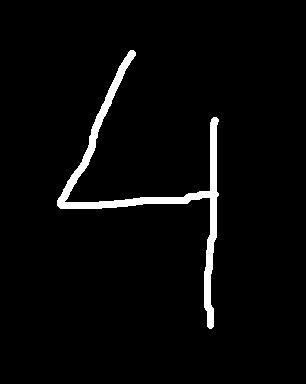
#> input picture classes/data_7/4.png, 306 x 384 px, given in place of img_example.jpg, which was not available
$ jupyter execute 3_Lecture_Filters.ipynb   (shell and % lines are left out)   (older library calls are emulated)   (text cells are left out)
#> lines starting #> are read from the running program, lines starting #| are printed output that depends on the picture; after the words box and inside, x2 and y2 are one past the last pixel; in counts of white or black regions, pixels touching at a corner belong together; pictures that were not available may be replaced by others from this repository, and a replacement may not be noted
[cell 1]
from google.colab import files
uploaded = files.upload()
#> the answer given: 4.png

[cell 2]
import cv2
import numpy as np
from matplotlib import pyplot as plt

img = cv2.imread('img_example.jpg')
#> img is the input picture: shape (384, 306, 3); 3.3% white; 1 white region, box (x1, y1, x2, y2) and area: (57, 50, 219, 329) 3895

if img is None:
  print('Could not read image')

# define the kernel
b_kernel = np.ones((5,5), np.float32)/25

# converting from BGR to RGB for displaying in plt.
cv2.cvtColor(img, cv2.COLOR_BGR2RGB, img);

# apply the convolution
dst = cv2.filter2D(src=img, ddepth=-1, kernel=b_kernel)
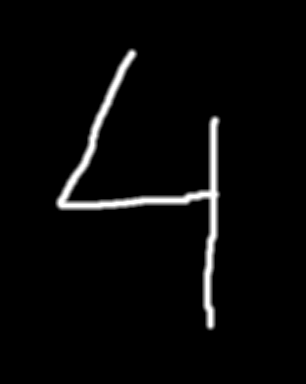
#> dst: shape (384, 306, 3); min 0, max 255, mean 8.5

# displaying original image and final
plt.figure(figsize=(18,19))
plt.subplot(121)
plt.imshow(img)
plt.title('Original')

plt.subplot(122)
plt.imshow(dst)
plt.title('Averaging 5x5')
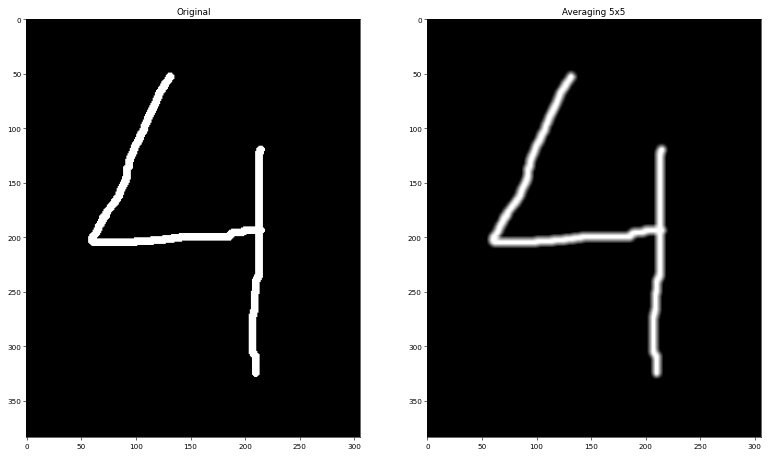
#> figure drawn by matplotlib, 2 panels

[cell 3]
import cv2
import matplotlib.pyplot as plt
import numpy as np

#load image
img = cv2.imread('img_example.jpg')

# converting from BGR to RGB for displaying in plt.
cv2.cvtColor(img, cv2.COLOR_BGR2RGB, img);

#define kernel
kernel_3x3 = np.ones((3,3), np.float32) / 9.0
#b_kernel = np.array([[0, 0, 0],
#                   [0, 1, 0],
#                   [0, 0, 0]])

#kernel_5x5 = np.ones((5,5), np.float32) / 25.0
print(kernel_3x3)

# apply kernel
dst = cv2.filter2D(src=img, ddepth=-1, kernel=kernel_3x3)

# displaying original image and final
plt.figure(figsize=(18,19))
plt.subplot(121)
plt.imshow(img)
plt.title('Original')

plt.subplot(122)
plt.imshow(dst)
plt.title('Blurring 3x3')

[cell 4]
import cv2
import numpy as np
from matplotlib import pyplot as plt

#Load image
img = cv2.imread('img_example.jpg')

# converting from BGR to RGB for displaying in plt.
cv2.cvtColor(img, cv2.COLOR_BGR2RGB, img);

#Blurring
blur = cv2.blur(img,(7,7))

# displaying original image and final
plt.figure(figsize=(18,19))
plt.subplot(121)
plt.imshow(img)
plt.title('Original')

plt.subplot(122)
plt.imshow(blur)
plt.title('Blurring 7x7')

[cell 5]
import cv2
import numpy as np
from matplotlib import pyplot as plt

#Load image
img = cv2.imread('img_example.jpg')

# converting from BGR to RGB for displaying in plt.
cv2.cvtColor(img, cv2.COLOR_BGR2RGB, img);

#Gaussian blur
blur = cv2.GaussianBlur(src=img,ksize=(5,5),sigmaX=0)
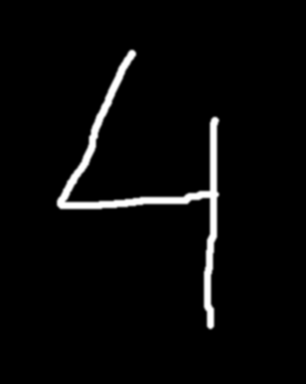
#> blur: shape (384, 306, 3); min 0, max 255, mean 8.5

plt.figure(figsize=(18,19))
plt.subplot(121)
plt.imshow(img)
plt.title('Original')

plt.subplot(122)
plt.imshow(blur)
plt.title('Gaussian blur 5x5')

[cell 6]
import cv2
import numpy as np
import os
from matplotlib import pyplot as plt

def noisy_sp(image):
      row,col,ch = image.shape
#> row = 384; col = 306; ch = 3
      s_vs_p = 0.5
      amount = 0.15
      out = np.copy(image)
      # Salt mode
      num_salt = np.ceil(amount * image.size * s_vs_p)
#> num_salt = 26439
      coords = [np.random.randint(0, i - 1, int(num_salt))
              for i in image.shape]
      out[coords] = 1
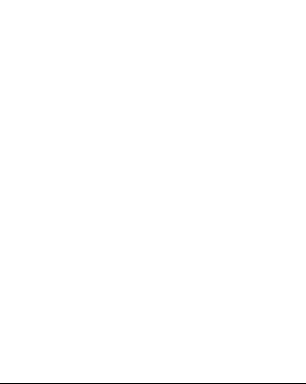
#> out: shape (384, 306, 3); values 0 (black) and 1 (white), 99.7% white; black in thin lines or dots, all inside (x1, y1, x2, y2) = (0, 383, 306, 384)

      # Pepper mode
      num_pepper = np.ceil(amount* image.size * (1. - s_vs_p))
#> num_pepper = 26439
      coords = [np.random.randint(0, i - 1, int(num_pepper))
              for i in image.shape]
      out[coords] = 0
#> out: shape (384, 306, 3); every value is 0
      return out

#Load image
img = cv2.imread('img_example.jpg')

# converting from BGR to RGB for displaying in plt.
cv2.cvtColor(img, cv2.COLOR_BGR2RGB, img);

# Add S%P noise
img_noisy = noisy_sp(img)

#Median blur
median = cv2.medianBlur(src=img_noisy, ksize=5)

# Plotting
plt.figure(figsize=(18,19))
plt.subplot(121)
plt.imshow(img_noisy)
plt.title('Original')

plt.subplot(122)
plt.imshow(median)
plt.title('Median blur')

[cell 7]
import cv2
import numpy as np
import os
from matplotlib import pyplot as plt

def noisy_gauss(image, mean=0, var=0.001):
    image = np.array(image/255, dtype=float)
    noise = np.random.normal(mean, var ** 0.5, image.shape)
    out = image + noise
    if out.min() < 0:
        low_clip = -1.
    else:
        low_clip = 0.
    out = np.clip(out, low_clip, 1.0)
    out = np.uint8(out*255)
    return out


#Load image
img = cv2.imread('img_example.jpg')

# converting from BGR to RGB for displaying in plt.
cv2.cvtColor(img, cv2.COLOR_BGR2RGB, img);

# Add S&P noise
img_noisy = noisy_sp(img)

#Bilateral filtering
bf = cv2.bilateralFilter(src=img_noisy,d=11,sigmaColor=175,sigmaSpace=175)

# Plotting
plt.figure(figsize=(18,19))
plt.subplot(121)
plt.imshow(img_noisy)
plt.title('Original')

plt.subplot(122)
plt.imshow(bf)
plt.title('Bilateral filtering')

[cell 8]
import cv2
import numpy as np
import os
from matplotlib import pyplot as plt
from sewar.full_ref import mse, rmse, psnr, uqi, ssim, ergas, scc, rase, sam, msssim, vifp

#def noisy_gauss... TODO
#def noisy_sp...  TODO

#Load image
img = cv2.imread('img_example.jpg')

# converting from BGR to RGB for displaying in plt.
cv2.cvtColor(img, cv2.COLOR_BGR2RGB, img);

## TODO
#print("PSNR: ", psnr(blur, org))
#print("SSIM: ", ssim(blur, org))

[cell 9]
#TODO

[cell 10]
#TODO

[cell 11]
#TODO

[cell 12]
import cv2
import numpy as np
from matplotlib import pyplot as plt

#Load image
img = cv2.imread('img_example.jpg')

# converting from BGR to RGB for displaying in plt.
cv2.cvtColor(img, cv2.COLOR_BGR2RGB, img);

#Define HF kernels
kernel_sharpen_1 = np.array([[0,-1,0],
                             [-1, 4,-1],
                             [0,-1,0]])

kernel_sharpen_2 = np.array([[-1,-1,-1],
                             [-1, 8,-1],
                             [-1,-1,-1]])


kernel_sharpen_3 = np.array([[-1,-1,-1,-1,-1],
                             [-1,-2,-2,-2,-1],
                             [-1,-2, 32,-2,-1],
                             [-1,-2,-2,-2,-1],
                             [-1,-1,-1,-1,-1]])

# Applying different kernels to the input
output_1 = cv2.filter2D(img, -1, kernel_sharpen_1)
#> output_1: shape (384, 306, 3); 0.87% white in thin lines or dots, all inside (x1, y1, x2, y2) = (57, 50, 219, 329)
output_2 = cv2.filter2D(img, -1, kernel_sharpen_2)
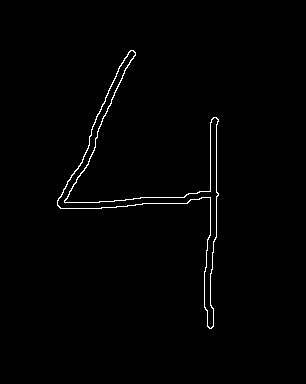
#> output_2: shape (384, 306, 3); 1.1% white in thin lines or dots, all inside (x1, y1, x2, y2) = (57, 50, 219, 329)
output_3 = cv2.filter2D(img, -1, kernel_sharpen_3)

#Plots
plt.figure(figsize=(18,19))
plt.subplot(121)
plt.imshow(img)
plt.title('Original')

plt.subplot(122)
plt.imshow(output_1)
plt.title('HFC (-1, 4, -1)')

plt.figure(figsize=(18,19))
plt.subplot(121)
plt.imshow(img)
plt.title('Original')

plt.subplot(122)
plt.imshow(output_2)
plt.title('HFC (-1, 8, -1)')


plt.figure(figsize=(18,19))
plt.subplot(121)
plt.imshow(img)
plt.title('Original')

plt.subplot(122)
plt.imshow(output_3)
plt.title('HFC (-1,-2, 32,-2,-1)')

[cell 13]
hfc_1 = img + output_1
hfc_2 = img + output_2
hfc_3 = img + output_3

#Plots
plt.figure(figsize=(18,19))
plt.subplot(121)
plt.imshow(img)
plt.title('Original')

plt.subplot(122)
plt.imshow(hfc_1)
plt.title('Sharpen (-1, 4, -1)')


plt.figure(figsize=(18,19))
plt.subplot(121)
plt.imshow(img)
plt.title('Original')

plt.subplot(122)
plt.imshow(hfc_2)
plt.title('Sharpen (-1, 8, -1)')


plt.figure(figsize=(18,19))
plt.subplot(121)
plt.imshow(img)
plt.title('Original')

plt.subplot(122)
plt.imshow(hfc_3)
plt.title('Sharpen (-1,-2, 32,-2,-1)')

[cell 14]
import cv2
import numpy as np
from matplotlib import pyplot as plt

#Load image
img = cv2.imread('img_example.jpg', cv2.IMREAD_GRAYSCALE)

# converting from BGR to RGB for displaying in plt.
cv2.cvtColor(img, cv2.COLOR_BGR2RGB, img);

# Convert to  floating
img_float32 = np.float32(img)

# Foward FT (the result, though being a complex array, has complex-conjugate symmetry)
dft = cv2.dft(img_float32, flags = cv2.DFT_COMPLEX_OUTPUT)

#Shift the zero-frequency component to the center of the spectrum.
dft_shift = np.fft.fftshift(dft)

# Determine the magnitude spectrum.
magnitude_spectrum = 20*np.log(cv2.magnitude(dft_shift[:,:,0],dft_shift[:,:,1]))
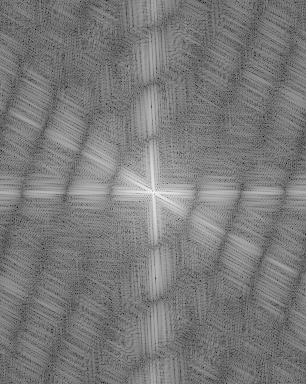
#> magnitude_spectrum: shape (384, 306) float32; min 44.7, max 276.2, mean 156.5; drawn with min black and max white

# Plot
plt.figure(figsize=(18,19))
plt.subplot(121)
plt.imshow(img, cmap = 'gray')
plt.title('Original')

plt.subplot(122)
plt.imshow(magnitude_spectrum, cmap = 'gray')
plt.title('Magnitude Spectrum')

[cell 15]
rows, cols = img.shape
#> rows = 384; cols = 306
crow, ccol = int(rows/2) , int(cols/2)     # center
#> crow = 192; ccol = 153

# create a mask first, center square is 1, remaining all zeros
mask = np.zeros((rows, cols, 2), np.uint8)
# mask.shape is (rows, cols, 2) which matches the returned np.ndarray from cv2.dft().

mask[crow-30 : crow+30, ccol-30 : ccol+30] = 1


# apply mask and inverse DFT
fshift = dft_shift*mask
f_ishift = np.fft.ifftshift(fshift)
img_back = cv2.idft(f_ishift)
img_back = cv2.magnitude(img_back[:,:,0], img_back[:,:,1])
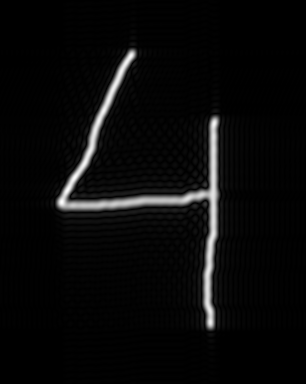
#> img_back: shape (384, 306) float32; min 64.87, max 36727260, mean 1466612; drawn with min black and max white


#Plot
plt.figure(figsize=(18,19))
plt.subplot(121)
plt.imshow(img, cmap = 'gray')
plt.title('Original')

plt.subplot(122)
plt.imshow(img_back, cmap = 'gray')
plt.title('Magnitude Spectrum')
plt.show()

[cell 16]
#TODO

[cell 17]
import cv2
import numpy as np
from matplotlib import pyplot as plt

#Load image
img = cv2.imread('img_example.jpg')

# converting from BGR to RGB for displaying in plt.
cv2.cvtColor(img, cv2.COLOR_BGR2RGB, img);

# Convert to graycsale
img_gray = cv2.cvtColor(img, cv2.COLOR_BGR2GRAY)

# Blur the image for better edge detection
img_blur = cv2.GaussianBlur(img_gray, (3,3), 0)

# Sobel Edge Detection
sobelx = cv2.Sobel(src=img_blur, ddepth=cv2.CV_64F, dx=1, dy=0, ksize=5) # Sobel Edge Detection on the X axis
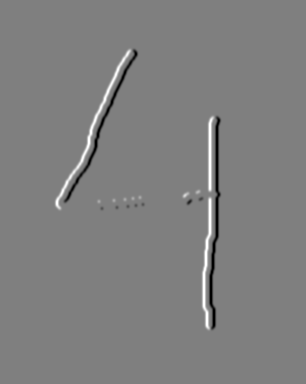
#> sobelx: shape (384, 306) float64; min -10192, max 10192, mean 0; drawn with min black and max white
sobely = cv2.Sobel(src=img_blur, ddepth=cv2.CV_64F, dx=0, dy=1, ksize=5) # Sobel Edge Detection on the Y axis
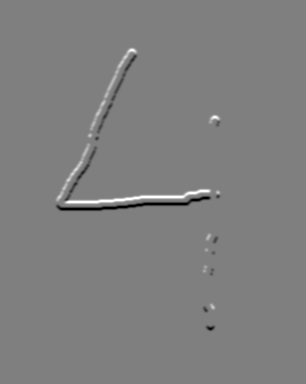
#> sobely: shape (384, 306) float64; min -10192, max 10192, mean 0; drawn with min black and max white
sobelxy = cv2.Sobel(src=img_blur, ddepth=cv2.CV_64F, dx=1, dy=1, ksize=5) # Combined X and Y Sobel Edge Detection
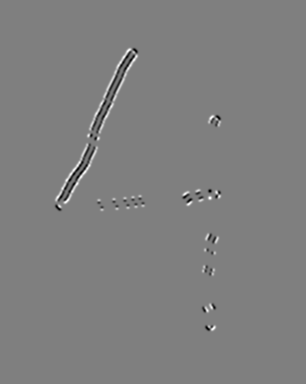
#> sobelxy: shape (384, 306) float64; min -1591, max 1591, mean 0; drawn with min black and max white


# Display Sobel Edge Detection Images
plt.figure(figsize=(18,19))
plt.subplot(221)
plt.imshow(img)
plt.title('Original')

plt.subplot(222)
plt.imshow(sobelx, cmap = 'gray')
plt.title('Sobel X')

plt.subplot(223)
plt.imshow(sobely, cmap = 'gray')
plt.title('Sobel Y')

plt.subplot(224)
plt.imshow(sobelxy, cmap = 'gray')
plt.title('Sobel XY')
plt.show()
